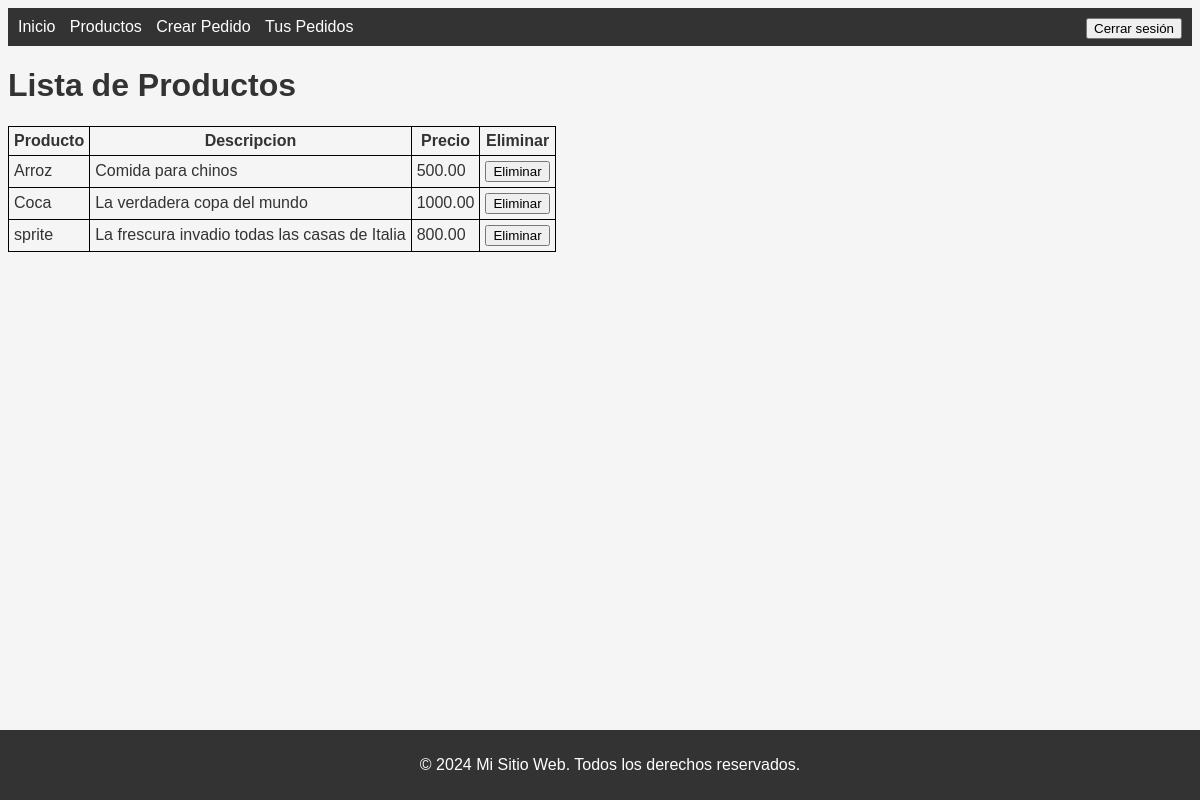
The app's page /productos/ (signed in), older data.
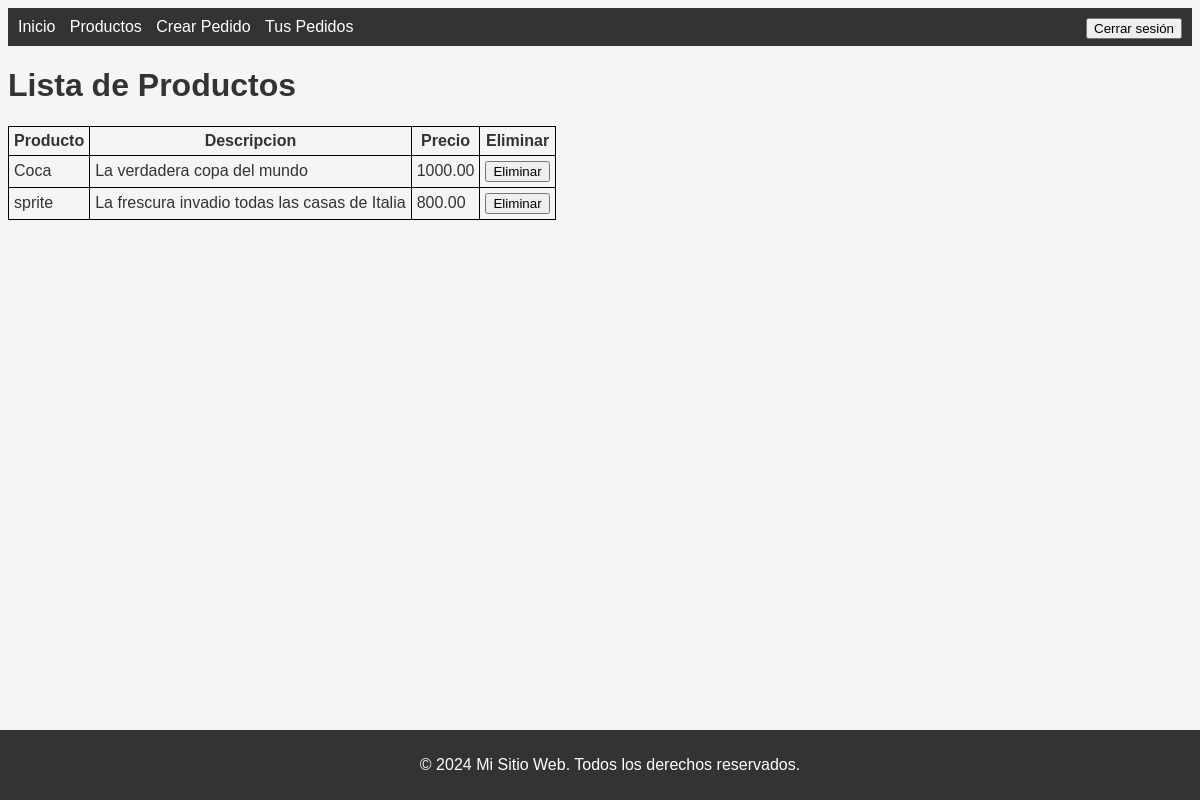
The same page, newer data.
### main/models.py (models this page shows, shortened)
class Producto(models.Model):
    id = models.AutoField(primary_key=True)
    codigo = models.CharField(max_length=100, unique=True)
    descripcion = models.TextField()
    precio = models.DecimalField(max_digits=10, decimal_places=2)

### main/views.py (the view)
# urls.py: path('productos/', productos, name='productos'),
@login_required(login_url='login')
def productos(request):
    productos = Producto.objects.order_by('codigo')
    serializer = ProductoSerializer(productos, many=True)
    return render(request, 'productos.html', {'productos': serializer.data})

### main/templates/productos.html (shortened to what this page needs)
{% extends 'base.html' %}
{% block content %}
    <h1>Lista de Productos</h1>
    <table>
        <tr>
            <th>Producto</th>
            <th>Descripcion</th>
            <th>Precio</th>
            {% if request.user.is_superuser %}
                <th>Eliminar</th>
            {% endif %}
        </tr>
        {% for producto in productos %}
        <tr>
            <td>{{ producto.codigo }}</td>
            <td>{{ producto.descripcion }}</td>
            <td>{{ producto.precio }}</td>
            {% if request.user.is_superuser %}
                <td>
                    <form action="{% url 'productos_eliminar' producto.id %}" method="POST">
                        <button type="submit">Eliminar</button>
                    </form>
                </td>
            {% endif %}
        </tr>
        {% endfor %}
    </table>
{% endblock %}

Row changes from the older to the newer data that the page shows:
removed Producto: codigo "Arroz", descripcion "Comida para chinos"
Text that changed along with them:
list line gone: "500.00 Eliminar"
